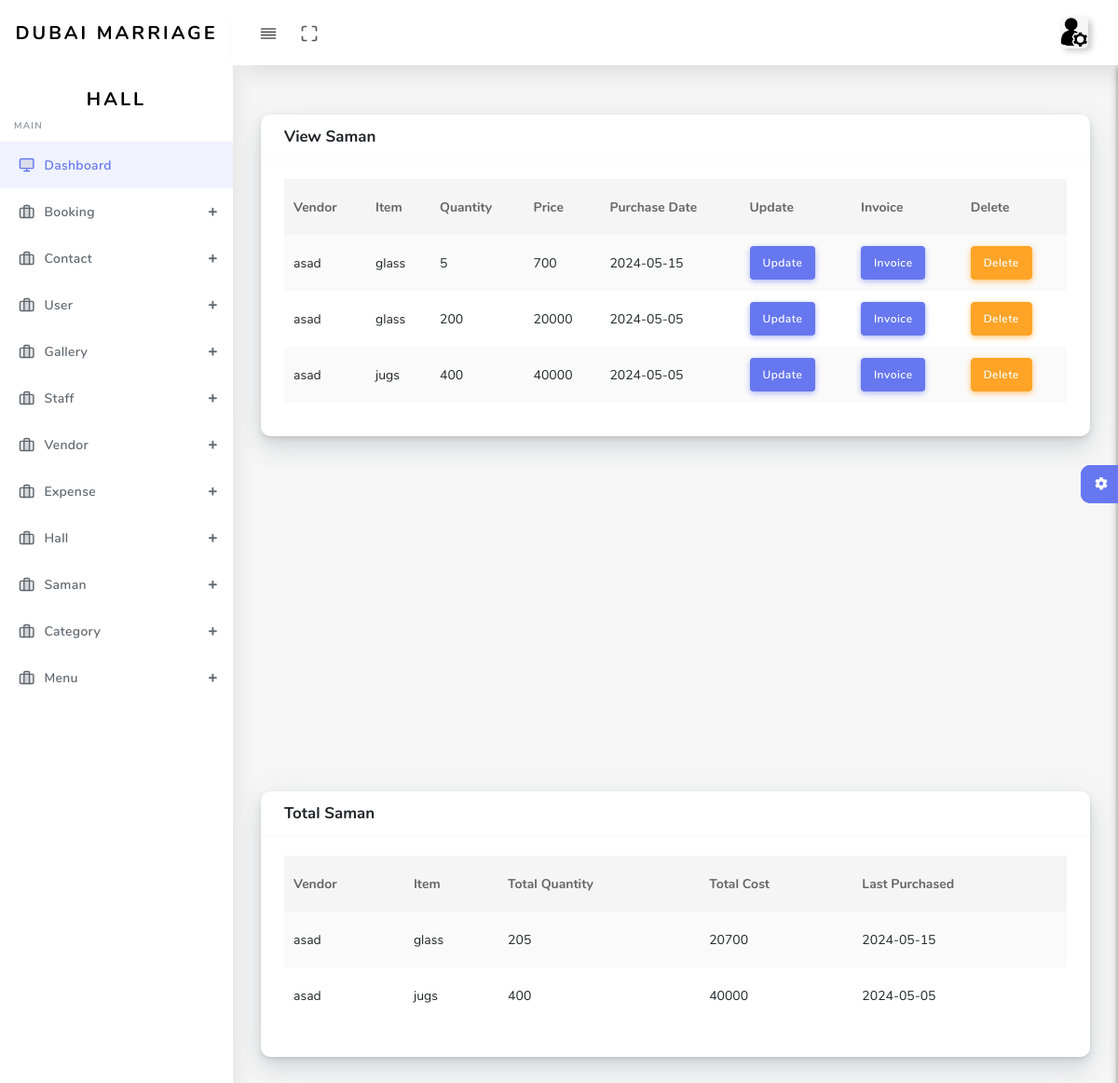
The page /user/admin/saman_view.php (signed in) on the database its author committed.
### tables this page shows
CREATE TABLE `saman` (
  `sid` int(255) NOT NULL,
  `vid` varchar(255) NOT NULL,
  `hid` varchar(255) NOT NULL,
  `item` varchar(255) NOT NULL,
  `quantity` varchar(255) NOT NULL,
  `price` varchar(255) NOT NULL,
  `purchase_date` varchar(255) NOT NULL
);

CREATE TABLE `vendor` (
  `vid` int(255) NOT NULL,
  `name` varchar(255) NOT NULL,
  `number` varchar(255) NOT NULL,
  `email` varchar(255) NOT NULL,
  `date` varchar(255) NOT NULL
);

### user/admin/saman_view.php (the view, shortened to what this page needs)
<?php
include('include/header.php');
?>
  <div id="app">
    <div class="main-wrapper main-wrapper-1">
      <div class="navbar-bg"></div>
      <?php
include('include/nav.php');
include('include/aside.php');
?>
      <div class="main-content">
        <section class="section">
          <div class="section-body">
            <div class="row">
              <div class="col-12">
                <div class="card">
                  <div class="card-header">
                    <h4>View Saman</h4>
                  </div>
                  <div class="card-body">
                    <div class="table-responsive">
                      <table class="table table-striped table-hover" id="tableExport3" style="width:100%;">
                        <thead>
                          <tr>
                          <th>Vendor</th>
                          <th>Item</th>
                            <th>Quantity</th>
                            <th>Price</th>
                            <th>Purchase Date</th>
                            <th>Update</th>
                            <th>Invoice</th>
                            <th>Delete</th>
                          </tr>
                        </thead>
                        <tbody>
                        <?php
                $sql = "SELECT * FROM saman INNER JOIN vendor ON vendor.vid = saman.vid INNER JOIN hall ON hall.hid = saman.hid";
                $run = mysqli_query($conn, $sql);
                while ($row = mysqli_fetch_array($run)) {
                ?>
                <tr>
                <td><?php echo $row['name'] ?></td>
                    <td><?php echo $row['item'] ?></td>
                    <td><?php echo $row['quantity'] ?></td>
                    <td><?php echo $row['price'] ?></td>
                    <td><?php echo $row['purchase_date'] ?></td>
                    <td><a href="saman_update.php?uid=<?php echo $row['sid'] ?>" class="btn btn-primary">Update</a></td>
                    <td><a href="saman_invoice.php?uid=<?php echo $row['sid'] ?>" class="btn btn-primary">Invoice</a></td>
                    <td><a href="saman_delete.php?uid=<?php echo $row['sid'] ?>" class="btn btn-warning">Delete</a></td>
                </tr>
                <?php
                }
                ?>
                        </tbody>
                      </table>
                    </div>
                  </div>
                </div>
              </div>
            </div>
          </div>
        </section>
        <div class="settingSidebar">
          <a href="javascript:void(0)" class="settingPanelToggle"> <i class="fa fa-spin fa-cog"></i>
          </a>
        </div>
      </div>
    </div>
  </div>
  <?php
include('saman_list.php');
include('include/footer.php');
?>

### rows shown on the page
saman: vid.name "asad", item "glass", quantity "5", price "700", purchase_date "2024-05-15"
saman: vid.name "asad", item "glass", quantity "200", price "20000", purchase_date "2024-05-05"
saman: vid.name "asad", item "jugs", quantity "400", price "40000", purchase_date "2024-05-05"

### other values the page prints
$row['name'] "asad"
$row['item'] "glass"
$row['quantity'] "205"
$row['price'] "20700"
$row['purchase_date'] "2024-05-15"
$row['item'] "jugs"
$row['quantity'] "400"
$row['price'] "40000"
$row['purchase_date'] "2024-05-05"
